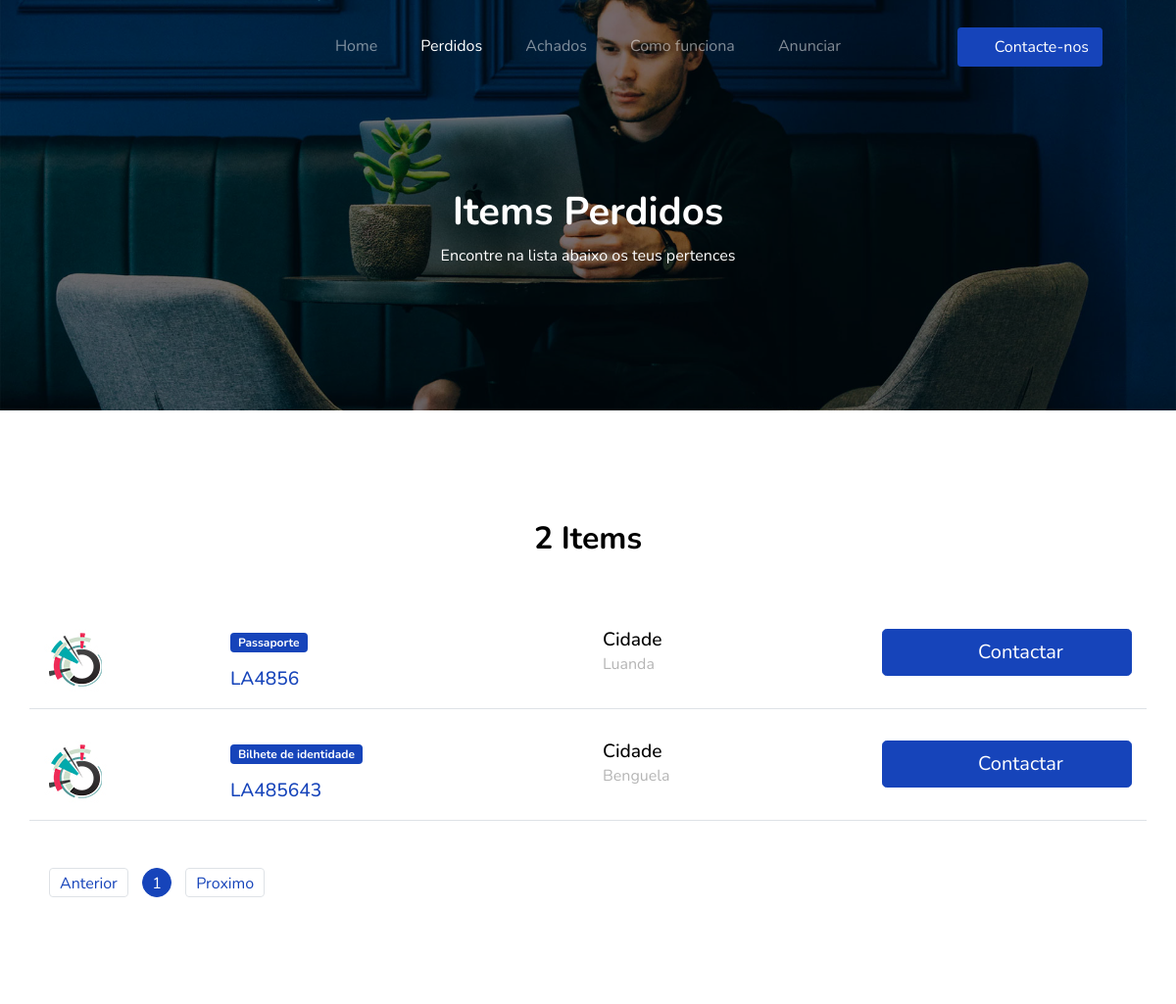
Before: /lost (upper part) with the older database file.
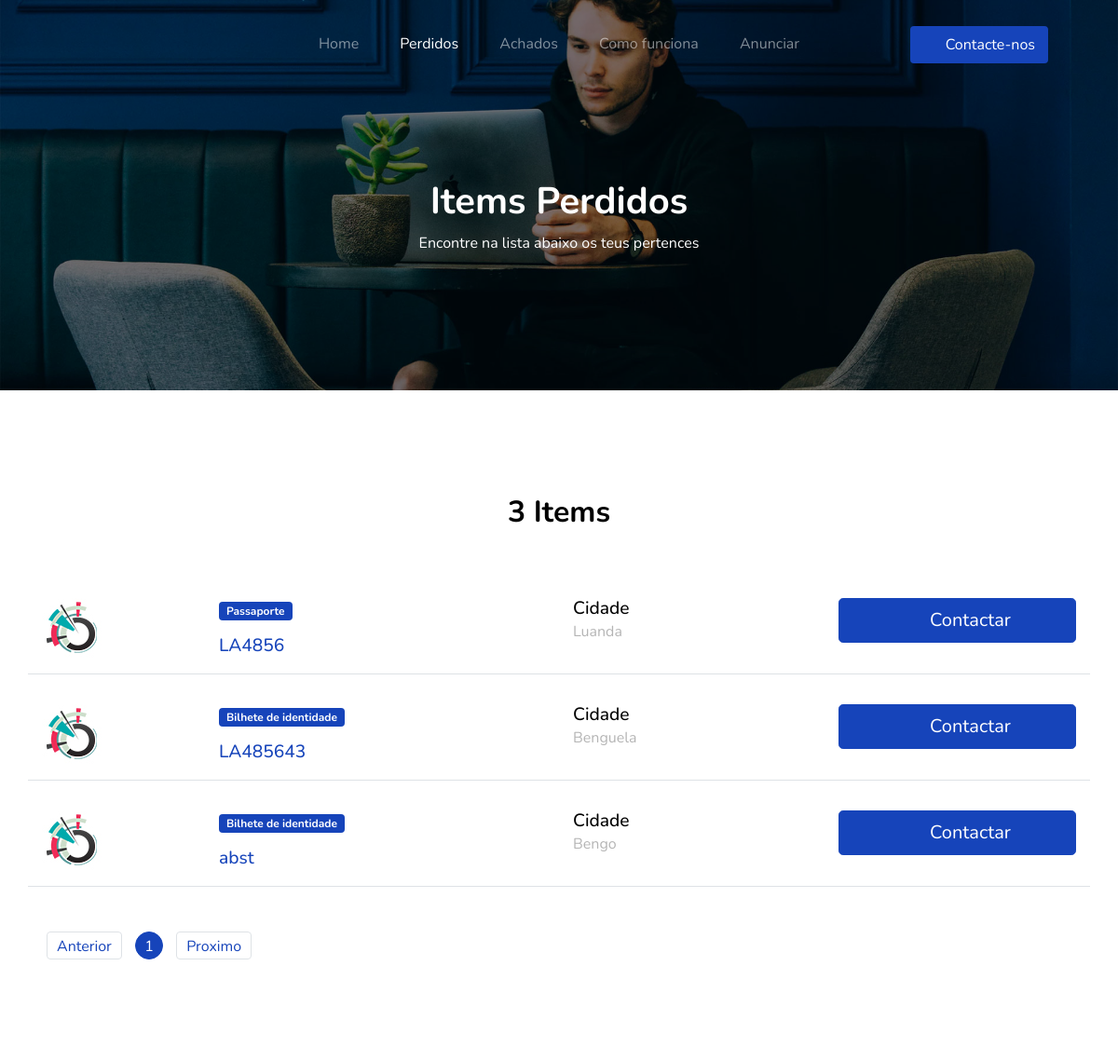
After: the same page with the newer database file.
### app.py (models this page shows)
class Item(db.Model):
    __tablename__ = 'item'
    __table_args__ = {'extend_existing': True}
    id = db.Column(db.INTEGER, primary_key=True)
    fname = db.Column(db.TEXT)
    lname = db.Column(db.TEXT)
    type_item = db.Column(db.TEXT)
    reference = db.Column(db.TEXT)
    status = db.Column(db.TEXT)
    province = db.Column(db.TEXT)
    email = db.Column(db.TEXT)
    cellphone = db.Column(db.TEXT)
    note = db.Column(db.TEXT)

### app.py (the view)
@app.route('/lost')
def lost():
    result = Item.query.filter_by(status='Perdido').all()
    return render_template("lost.html", items_perdidos=result)

### templates/lost.html (shortened to what this page needs)
<!doctype html>
<html lang="en">
<head>
    <link rel="stylesheet" href="static/css/custom-bs.css">
    <link rel="stylesheet" href="static/css/jquery.fancybox.min.css">
    <link rel="stylesheet" href="static/css/bootstrap-select.min.css">
    <link rel="stylesheet" href="static/fonts/icomoon/style.css">
    <link rel="stylesheet" href="static/fonts/line-icons/style.css">
    <link rel="stylesheet" href="static/css/owl.carousel.min.css">
    <link rel="stylesheet" href="static/css/animate.min.css">
    <link rel="stylesheet" href="static/css/style.css">
</head>
<body id="top">
<div class="site-wrap">
    <header class="site-navbar mt-3">
        <div class="container-fluid">
            <div class="row align-items-center">
                <nav class="mx-auto site-navigation">
                    <ul class="site-menu js-clone-nav d-none d-xl-block ml-0 pl-0">
                        <li><a href="{{ url_for('home') }}">Home</a></li>
                        <li><a href="{{ url_for('lost') }}" class="nav-link active">Perdidos</a></li>
                        <li><a href="{{ url_for('found') }}">Achados</a></li>
                        <li><a href="{{ url_for('about') }}">Como funciona</a></li>
                        <li><a href="{{ url_for('add') }}">Anunciar</a></li>
                    </ul>
                </nav>
                <div class="right-cta-menu text-right d-flex aligin-items-center col-6">
                    <div class="ml-auto">
                        <a href="{{ url_for('contact') }}" class="btn btn-primary border-width-2 d-none d-lg-inline-block"><span
                                class="mr-2 icon-paper-plane"></span>Contacte-nos</a>
                    </div>
                </div>
            </div>
        </div>
    </header>
    <section class="section-hero overlay inner-page bg-image"
             style="background-image: url('/static/images/hero_1.jpg');"
             id="home-section">
        <div class="container">
            <div class="row align-items-center justify-content-center">
                  <div class="col-md-12">
                    <div class="mb-5 text-center">
                        <h1 class="text-white font-weight-bold">Items Perdidos</h1>
                        <p class="text-white" >Encontre na lista abaixo os teus pertences</p>
                    </div>
                </div>
            </div>
        </div>
    </section>
    <section class="site-section">
        <div class="container">
            <div class="row mb-5 justify-content-center">
                <div class="col-md-7 text-center">
                    <h2 class="section-title mb-2">{{ items_perdidos|count }} Items </h2>
                </div>
            </div>
            <div class="mb-5">
                {% for item in items_perdidos %}
                    <div class="row align-items-start job-item border-bottom pb-3 mb-3 pt-3">
                        <div class="col-md-2">
                            <a href="lost.html"><img src="static/images/featured-listing-1.jpg" alt="Image"
                                                     class="img-fluid"></a>
                        </div>
                        <div class="col-md-4">
                            <span class="badge badge-primary px-2 py-1 mb-3">{{ item.type_item }}</span>
                            <h2><a href="lost.html">{{ item.reference }}</a></h2>
                        </div>
                        <div class="col-md-3 text-left">
                            <h3>Cidade</h3>
                            <span class="meta">{{ item.province }}</span>
                        </div>
                        <div class="col-md-3 text-md-right">
                            <form method="POST" action=contact>
                                <button type="submit" name="email_to" value="{{ item.email }}"
                                        class="btn btn-primary btn-lg btn-block text-white"><span
                                        class="icon-contact_mail icon mr-2"></span>Contactar
                                </button>
                            </form>
                        </div>
                    </div>
                {% endfor %}
            </div>
            <div class="row pagination-wrap">
                <div class="col-md-6 text-center text-md-left">
                    <div class="custom-pagination ml-auto">
                        <a href="#" class="prev">Anterior</a>
                        <div class="d-inline-block">
                            <a href="#" class="active">1</a>
                        </div>
                        <a href="#" class="next">Proximo</a>
                    </div>
                </div>
            </div>
        </div>
    </section>
</div>
</body>
</html>

### static/css/style.css (style rules this page uses)
.site-navbar { margin-bottom: 0px; z-index: 1999; position: absolute; width: 100%; top: 2rem; }
.site-navbar .container-fluid { padding-left: 7rem; padding-right: 7rem; }
.site-navbar .site-burger-menu, .site-navbar .right-cta-menu { position: absolute; right: 5%; }
.site-navbar .site-navigation { position: absolute; left: 50%; -webkit-transform: translateX(-50%); -ms-transform: translateX(-50%); transform: translateX(-50%); z-index: 5; }
.site-navbar .site-navigation .site-menu { margin-bottom: 0; }
.site-navbar .site-navigation .site-menu .active { color: #fff; display: inline-block; padding: 5px 20px; }
.site-navbar .site-navigation .site-menu a { text-decoration: none !important; display: inline-block; position: relative; }
.site-navbar .site-navigation .site-menu > li { display: inline-block; }
.site-navbar .site-navigation .site-menu > li > a { padding: 20px 20px !important; color: rgba(255, 255, 255, 0.5); display: inline-block; text-decoration: none !important; }
.site-mobile-menu .site-nav-wrap { padding: 0; margin: 0; list-style: none; position: relative; }
.site-mobile-menu .site-nav-wrap a { padding: 10px 20px; display: block; position: relative; color: #212529; }
.site-mobile-menu .site-nav-wrap li { position: relative; display: block; }
.site-mobile-menu .site-nav-wrap li .active { color: #000; }
.site-mobile-menu .site-nav-wrap > li { display: block; position: relative; float: left; width: 100%; }
.site-mobile-menu .site-nav-wrap > li > a { padding-left: 20px; font-size: 20px; }
body { font-weight: 400; font-size: 1rem; line-height: 1.7; position: relative; }
body:after { content: ""; position: absolute; top: 0; left: 0; right: 0; bottom: 0; background: rgba(0, 0, 0, 0.7); z-index: 100; opacity: 0; visibility: hidden; -webkit-transition: .3s all ease; -o-transition: .3s all ease; transition: .3s all ease; }
h1, h2, h3, h4 { color: #000; }
.site-section { padding-top: 7rem; padding-bottom: 7rem; position: relative; z-index: 2; }
.bg-image { background-size: cover; background-position: center center; background-repeat: no-repeat; }
.section-title { font-size: 2rem; font-weight: 700; }
.section-hero, .section-hero > .container > .row { height: 100vh; min-height: 900px; }
.section-hero.inner-page, .section-hero.inner-page > .container > .row { height: auto; min-height: auto; padding-top: 6em; padding-bottom: 3em; }
.section-hero.overlay, .section-hero.overlay-2 { position: relative; }
.section-hero.overlay:before, .section-hero.overlay-2:before { z-index: 1; position: absolute; content: ""; top: 0; left: 0; right: 0; bottom: 0; background: rgba(0, 0, 0, 0.5); }
.section-hero > .container { z-index: 2; position: relative; }
.btn:after, .btn:before { display: none; }
.btn.btn-primary { color: #fff; }
.custom-pagination a { width: 30px; height: 30px; line-height: 30px; display: inline-block; border-radius: 50%; border: 1px solid #dee2e6; text-align: center; margin: 0 5px; text-decoration: none; }
.custom-pagination a.prev, .custom-pagination a.next { width: auto; height: 30px; line-height: 30px; padding-left: 10px; padding-right: 10px; border-radius: 4px; }
.custom-pagination a.active, .custom-pagination a:hover { background: #1644ba; color: #fff; border-color: #1644ba; }
.border-width-2 { border-width: 2px !important; }
.job-item h2, .job-item h3 { font-size: 1.2rem; margin-bottom: 0; }
.job-item .meta { color: #b5b5b5; }

Changed rows visible on the page:
added Item: type_item "Bilhete de identidade", reference "abst", province "Bengo"
Other visible differences:
{{ items_perdidos|count }}: "2" → "3"
